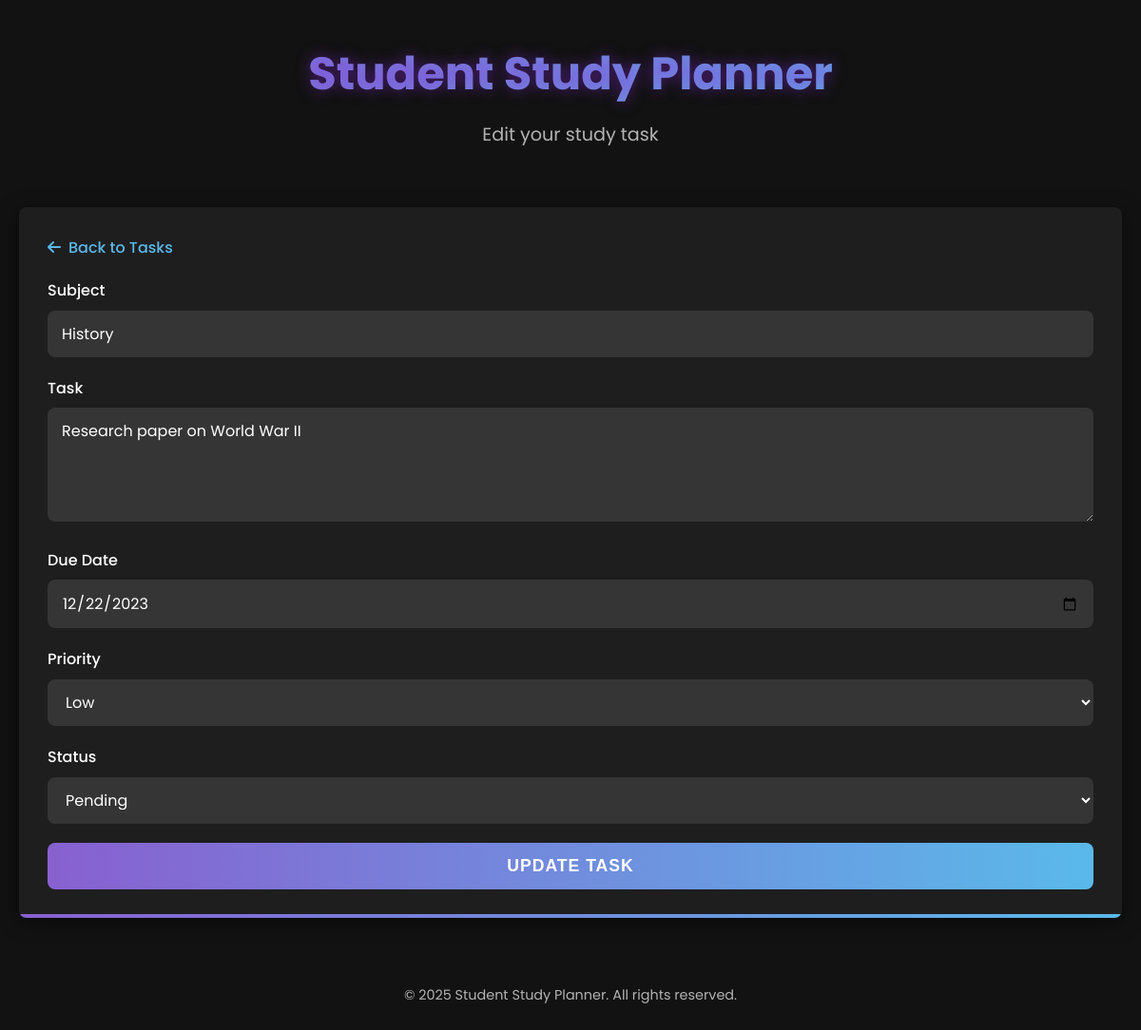
Screenshot of /edit_task.php?id=5 with the database file from the repository.
### tables this page shows
CREATE TABLE IF NOT EXISTS study_tasks (
    id INT AUTO_INCREMENT PRIMARY KEY,
    subject VARCHAR(100) NOT NULL,
    task_description TEXT NOT NULL,
    due_date DATE NOT NULL,
    priority ENUM('high', 'medium', 'low') DEFAULT 'medium',
    status ENUM('pending', 'in_progress', 'completed') DEFAULT 'pending',
    created_at TIMESTAMP DEFAULT CURRENT_TIMESTAMP,
    updated_at TIMESTAMP DEFAULT CURRENT_TIMESTAMP ON UPDATE CURRENT_TIMESTAMP
);

### edit_task.php (the view, shortened to what this page needs)
<?php
$database = new Database();
$conn = $database->getConnection();
$task = null;
$task_id = intval($_GET['id']);
try {
    $stmt = $conn->prepare("SELECT * FROM study_tasks WHERE id = :id");
    $stmt->bindParam(':id', $task_id);
    $stmt->execute();
    if ($stmt->rowCount() > 0) {
        $task = $stmt->fetch(PDO::FETCH_ASSOC);
    } else {
        $message = "Task not found.";
        $messageType = "error";
        header("Refresh: 2; URL=index.php");
    }
} catch (PDOException $e) {
    $message = "Database Error: " . $e->getMessage();
    $messageType = "error";
}
?>
<!DOCTYPE html>
<html lang="en">
<head>
    <link rel="stylesheet" href="assets/css/style.css">
    <link rel="stylesheet" href="https://cdnjs.cloudflare.com/ajax/libs/font-awesome/6.4.0/css/all.min.css">
</head>
<body>
    <div class="container">
        <header>
            <h1>Student Study Planner</h1>
            <p>Edit your study task</p>
        </header>
        <main style="grid-template-columns: 1fr;">
            <section class="task-form-container">
                <a href="index.php" class="back-link"><i class="fas fa-arrow-left"></i> Back to Tasks</a>
                <?php if ($task): ?>
                    <form action="<?php echo htmlspecialchars($_SERVER["PHP_SELF"] . '?id=' . $task_id); ?>" method="post" class="task-form">
                        <div class="form-group">
                            <label for="subject">Subject</label>
                            <input type="text" id="subject" name="subject" value="<?php echo htmlspecialchars($task['subject']); ?>" required>
                        </div>
                        <div class="form-group">
                            <label for="task">Task</label>
                            <textarea id="task" name="task" required><?php echo htmlspecialchars($task['task_description']); ?></textarea>
                        </div>
                        <div class="form-group">
                            <label for="due_date">Due Date</label>
                            <input type="date" id="due_date" name="due_date" value="<?php echo htmlspecialchars($task['due_date']); ?>" required>
                        </div>
                        <div class="form-group">
                            <label for="priority">Priority</label>
                            <select id="priority" name="priority">
                                <option value="low" <?php echo ($task['priority'] == 'low') ? 'selected' : ''; ?>>Low</option>
                            </select>
                        </div>
                        <div class="form-group">
                            <label for="status">Status</label>
                            <select id="status" name="status">
                                <option value="pending" <?php echo ($task['status'] == 'pending') ? 'selected' : ''; ?>>Pending</option>
                            </select>
                        </div>
                        <button type="submit" name="update_task" class="btn-add">Update Task</button>
                    </form>
                <?php endif; ?>
            </section>
        </main>
        <footer>
            <p>&copy; <?php echo date('Y'); ?> Student Study Planner. All rights reserved.</p>
        </footer>
    </div>
</body>
</html>

### assets/css/style.css (style rules this page uses)
:root { --primary-gradient-start: #8860d0; --primary-gradient-end: #5ab9ea; --background-color: #121212; --card-background: #1e1e1e; --text-color: #ffffff; --text-secondary: #b3b3b3; --accent-color: #5ab9ea; --error-color: #ff6b6b; --success-color: #6bff6b; --border-radius: 8px; --box-shadow: 0 4px 20px rgba(0, 0, 0, 0.5); --glow-effect: 0 0 15px rgba(138, 43, 226, 0.5); }
* { margin: 0; padding: 0; box-sizing: border-box; }
body { font-family: 'Poppins', sans-serif; background-color: var(--background-color); color: var(--text-color); line-height: 1.6; }
.container { max-width: 1200px; margin: 0 auto; padding: 20px; }
header { text-align: center; margin-bottom: 40px; padding: 20px 0; }
header h1 { font-size: 3rem; font-weight: 700; margin-bottom: 10px; background: linear-gradient(to right, var(--primary-gradient-start), var(--primary-gradient-end)); -webkit-background-clip: text; background-clip: text; color: transparent; text-shadow: var(--glow-effect); }
header p { font-size: 1.2rem; color: var(--text-secondary); }
main { display: grid; grid-template-columns: 1fr; gap: 30px; }
@media (min-width: 768px) { main { grid-template-columns: 1fr 1fr; } }
.task-form-container { background-color: var(--card-background); border-radius: var(--border-radius); padding: 30px; box-shadow: var(--box-shadow); position: relative; overflow: hidden; }
.task-form-container::after { content: ''; position: absolute; bottom: 0; left: 0; right: 0; height: 4px; background: linear-gradient(to right, var(--primary-gradient-start), var(--primary-gradient-end)); }
.form-group { margin-bottom: 20px; }
label { display: block; margin-bottom: 8px; font-weight: 500; font-size: 1rem; }
input, textarea, select { width: 100%; padding: 12px 15px; border: none; background-color: rgba(255, 255, 255, 0.1); color: var(--text-color); border-radius: var(--border-radius); font-family: 'Poppins', sans-serif; font-size: 1rem; transition: all 0.3s ease; }
textarea { min-height: 120px; resize: vertical; }
.btn-add { width: 100%; padding: 14px; background: linear-gradient(to right, var(--primary-gradient-start), var(--primary-gradient-end)); color: white; border: none; border-radius: var(--border-radius); font-size: 1.1rem; font-weight: 600; cursor: pointer; transition: all 0.3s ease; text-transform: uppercase; letter-spacing: 1px; }
footer { text-align: center; margin-top: 50px; padding: 20px 0; color: var(--text-secondary); font-size: 0.9rem; }

### edit_task.php (style rules this page uses)
.back-link { display: inline-flex; align-items: center; margin-bottom: 20px; color: var(--accent-color); text-decoration: none; font-weight: 500; transition: all 0.3s ease; }
.back-link i { margin-right: 8px; }

### rows the page displays
study_tasks: subject "History", task "Research paper on World War II", due_date "12/22/2023", priority "Low", status "Pending"
